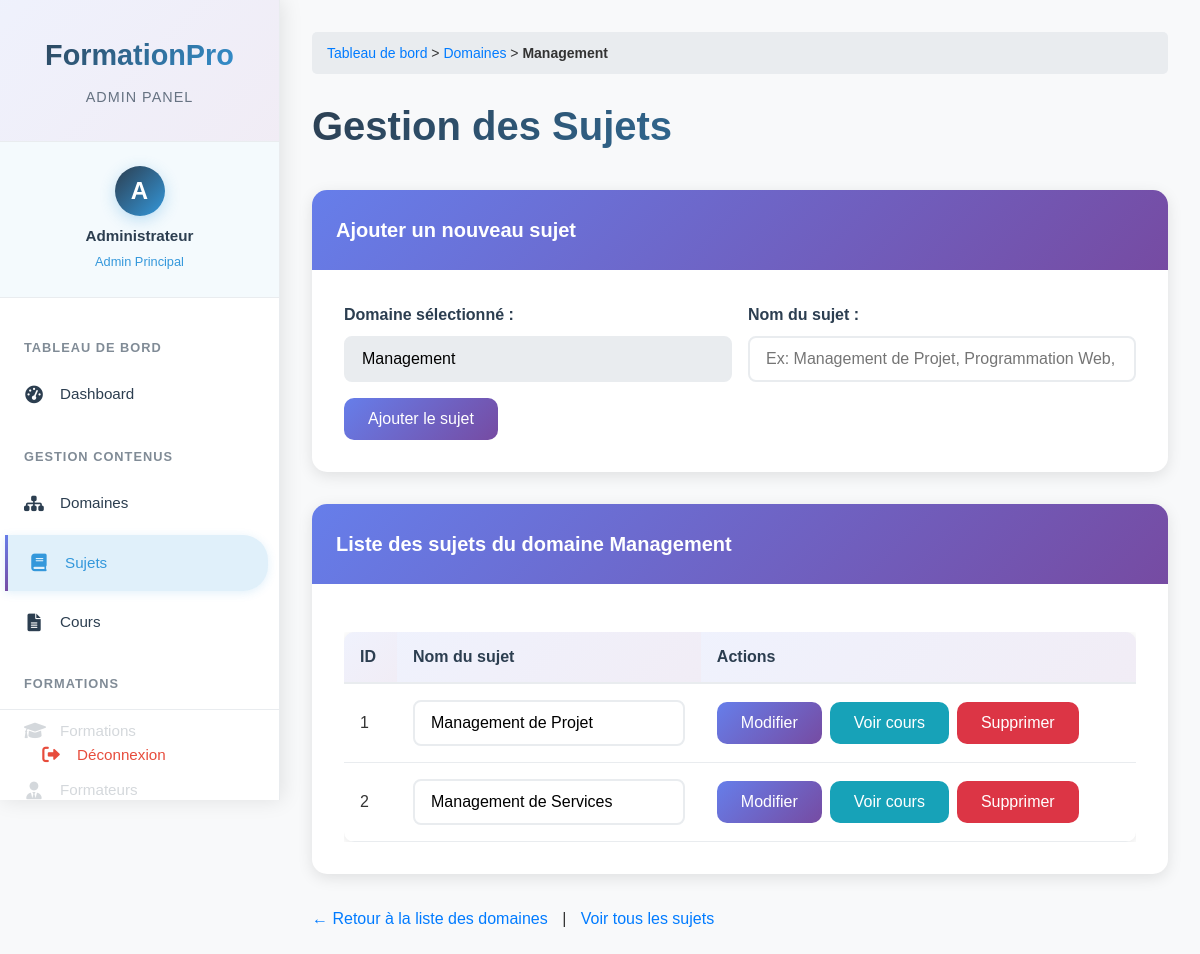
The app's page /pages/admin/sujet.php?domaine_id=1 (signed in) with its own data.
### tables this page shows
CREATE TABLE `domaines` (
  `id` int(11) NOT NULL,
  `nom_domaine` varchar(100) NOT NULL,
  `description` text DEFAULT NULL,
  `created_at` timestamp NOT NULL DEFAULT current_timestamp(),
  `updated_at` timestamp NOT NULL DEFAULT current_timestamp() ON UPDATE current_timestamp()
);

CREATE TABLE `sujets` (
  `id` int(11) NOT NULL,
  `nom_sujet` varchar(100) NOT NULL,
  `domaine_id` int(11) NOT NULL,
  `description` text DEFAULT NULL,
  `created_at` timestamp NOT NULL DEFAULT current_timestamp(),
  `updated_at` timestamp NOT NULL DEFAULT current_timestamp() ON UPDATE current_timestamp()
);

### pages/admin/functions.php (called while the page is built, shortened)
<?php
function getSujetsByDomaine($pdo, $domaineId) {
    $stmt = $pdo->prepare("
        SELECT s.*, d.nom_domaine
        FROM sujets s
        JOIN domaines d ON s.domaine_id = d.id
        WHERE s.domaine_id = ?
        ORDER BY s.nom_sujet
    ");
    $stmt->execute([$domaineId]);
    return $stmt->fetchAll(PDO::FETCH_ASSOC);
}
function getAllDomaines($pdo) {
    $stmt = $pdo->query("SELECT * FROM domaines ORDER BY nom_domaine");
    return $stmt->fetchAll(PDO::FETCH_ASSOC);
}

### pages/admin/sujet.php (the view, shortened to what this page needs)
<?php
require_once('../../includes/admin_sidebar.php');
require_once 'functions.php';
$conn = db_connect();
$domaineId = $_GET['domaine_id'] ?? null;
$domaineInfo = null;
if ($domaineId) {
    $stmt = $conn->prepare("SELECT * FROM domaines WHERE id = ?");
    $stmt->execute([$domaineId]);
    $domaineInfo = $stmt->fetch(PDO::FETCH_ASSOC);
}
$domaines = getAllDomaines($conn);
if ($domaineId) {
    $sujets = getSujetsByDomaine($conn, $domaineId);
} else {
    $sujets = getAllSujets($conn);
}
?>
<!DOCTYPE html>
<html lang="fr">
<head>
</head>
<body>
    <div class="main-content" id="mainContent">
        <div class="container">
            <?php if ($domaineInfo): ?>
                <div class="breadcrumb">
                    <a href="dashboard.php">Tableau de bord</a> >
                    <a href="domaines.php">Domaines</a> >
                    <strong><?= htmlspecialchars($domaineInfo['nom_domaine']) ?></strong>
                </div>
            <?php else: ?>
                <a href="dashboard.php" class="back-link">← Retour au tableau de bord</a>
            <?php endif; ?>
            <h1 class="page-title">Gestion des Sujets</h1>
            <div class="card">
                <div class="card-header">
                    Ajouter un nouveau sujet
                </div>
                <div class="card-body">
                    <form method="POST">
                        <div class="form-row">
                            <?php if (!$domaineInfo): ?>
                            <div class="form-group">
                                <label for="domaine_id" class="form-label">Domaine :</label>
                                <select class="form-select" id="domaine_id" name="domaine_id" required>
                                    <option value="">Sélectionnez un domaine</option>
                                    <?php foreach ($domaines as $domaine): ?>
                                        <option value="<?= $domaine['id'] ?>"><?= htmlspecialchars($domaine['nom_domaine']) ?></option>
                                    <?php endforeach; ?>
                                </select>
                            </div>
                            <?php else: ?>
                                <div class="form-group">
                                    <label class="form-label">Domaine sélectionné :</label>
                                    <input type="text" class="form-control" value="<?= htmlspecialchars($domaineInfo['nom_domaine']) ?>" readonly style="background-color: #e9ecef;">
                                </div>
                            <?php endif; ?>
                            <div class="form-group">
                                <label for="nom_sujet" class="form-label">Nom du sujet :</label>
                                <input type="text" class="form-control" id="nom_sujet" name="nom_sujet"
                                       placeholder="Ex: Management de Projet, Programmation Web, Marketing Digital..." required>
                            </div>
                        </div>
                        <button type="submit" class="btn btn-primary">Ajouter le sujet</button>
                    </form>
                </div>
            </div>
            <div class="card">
                <div class="card-header">
                    Liste des sujets<?= $domaineInfo ? ' du domaine ' . htmlspecialchars($domaineInfo['nom_domaine']) : '' ?>
                </div>
                <div class="card-body">
                    <?php if (empty($sujets)): ?>
                        <div class="alert alert-info">
                            Aucun sujet trouvé<?= $domaineInfo ? ' pour ce domaine' : '' ?>. Ajoutez le premier sujet ci-dessus.
                        </div>
                    <?php else: ?>
                        <div class="table-responsive">
                            <table class="table">
                                <thead>
                                    <tr>
                                        <th>ID</th>
                                        <th>Nom du sujet</th>
                                        <th>Actions</th>
                                    </tr>
                                </thead>
                                <tbody>
                                    <?php foreach ($sujets as $sujet): ?>
                                    <tr>
                                        <form method="POST">
                                            <td><?= $sujet['id'] ?></td>
                                            <td>
                                                <input type="text" class="form-control" name="nom_sujet"
                                                       value="<?= htmlspecialchars($sujet['nom_sujet']) ?>" required>
                                            </td>
                                            <td>
                                                <div style="display: flex; gap: 0.5rem;">
                                                    <button type="submit" name="action" value="modifier" class="btn btn-primary">
                                                        Modifier
                                                    </button>
                                                    <a href="cours.php?sujet_id=<?= $sujet['id'] ?>"
                                                       class="btn btn-info">
                                                        Voir cours
                                                    </a>
                                                    <button type="submit" name="action" value="supprimer"
                                                            class="btn btn-danger"
                                                            onclick="return confirm('Êtes-vous sûr de vouloir supprimer ce sujet ? Cette action supprimera aussi tous les cours et formations associés.');">
                                                        Supprimer
                                                    </button>
                                                </div>
                                            </td>
                                        </form>
                                    </tr>
                                    <?php endforeach; ?>
                                </tbody>
                            </table>
                        </div>
                    <?php endif; ?>
                </div>
            </div>
            <?php if ($domaineInfo): ?>
            <div style="margin-top: 20px;">
                <a href="domaines.php" class="back-link">← Retour à la liste des domaines</a>
                <span style="margin: 0 10px;">|</span>
                <a href="sujets.php" class="back-link">Voir tous les sujets</a>
            </div>
            <?php endif; ?>
        </div>
    </div>
</body>
</html>

### includes/admin_sidebar.php (style rules this page uses)
:root { --primary-color: #2c3e50; --secondary-color: #3498db; --dark-text: #2c3e50; --white: #ffffff; --light-gray: #f8f9fa; --border-color: #e9ecef; --gradient-primary: linear-gradient(135deg, #667eea 0%, #764ba2 100%); --gradient-secondary: linear-gradient(135deg, #f093fb 0%, #f5576c 100%); --sidebar-width: 280px; --hover-bg: rgba(52, 152, 219, 0.1); --active-bg: rgba(52, 152, 219, 0.15); --logout-color: #e74c3c; --logout-hover: #c0392b; }
* { margin: 0; padding: 0; box-sizing: border-box; }
body { font-family: 'Segoe UI', Tahoma, Geneva, Verdana, sans-serif; background: var(--light-gray); }
.main-content { margin-left: var(--sidebar-width); padding: 2rem; min-height: 100vh; background: var(--light-gray); transition: all 0.3s ease; }

### pages/admin/sujet.php (style rules this page uses)
* { margin: 0; padding: 0; box-sizing: border-box; }
body { font-family: 'Arial', sans-serif; background: #f8f9fa; color: #333; line-height: 1.6; }
.main-content { margin-left: 280px; padding: 2rem; min-height: 100vh; background: #f8f9fa; transition: all 0.3s ease; }
.container { max-width: 1200px; margin: 0 auto; }
.page-title { font-size: 2.5rem; margin-bottom: 2rem; background: linear-gradient(135deg, #2c3e50, #3498db); -webkit-background-clip: text; -webkit-text-fill-color: transparent; background-clip: text; font-weight: bold; }
.card { background: white; border-radius: 15px; box-shadow: 0 4px 15px rgba(0, 0, 0, 0.1); transition: all 0.3s ease; margin-bottom: 2rem; overflow: hidden; }
.card-header { background: linear-gradient(135deg, #667eea 0%, #764ba2 100%); color: white; padding: 1.5rem; font-size: 1.25rem; font-weight: 600; }
.card-body { padding: 2rem; }
.form-row { display: flex; flex-wrap: wrap; gap: 1rem; margin-bottom: 1rem; }
.form-group { flex: 1; min-width: 200px; }
.form-label { display: block; margin-bottom: 0.5rem; font-weight: 600; color: #2c3e50; }
.form-control, .form-select { width: 100%; padding: 0.75rem 1rem; border: 2px solid #e9ecef; border-radius: 8px; font-size: 1rem; transition: all 0.3s ease; background: white; }
.btn { padding: 0.75rem 1.5rem; border: none; border-radius: 10px; font-size: 1rem; font-weight: 500; cursor: pointer; transition: all 0.3s ease; display: inline-flex; align-items: center; gap: 0.5rem; text-decoration: none; }
.btn-primary { background: linear-gradient(135deg, #667eea 0%, #764ba2 100%); color: white; }
.btn-info { background: #17a2b8; color: white; }
.btn-danger { background: #dc3545; color: white; }
.table-responsive { overflow-x: auto; margin-top: 1rem; }
.table { width: 100%; border-collapse: collapse; background: white; border-radius: 10px; overflow: hidden; box-shadow: 0 2px 10px rgba(0, 0, 0, 0.1); }
.table th { background: linear-gradient(135deg, rgba(102, 126, 234, 0.1) 0%, rgba(118, 75, 162, 0.1) 100%); padding: 1rem; text-align: left; font-weight: 600; color: #2c3e50; border-bottom: 2px solid #e9ecef; }
.table td { padding: 1rem; border-bottom: 1px solid #e9ecef; vertical-align: middle; }
.back-link { display: inline-block; margin-bottom: 20px; color: #007bff; text-decoration: none; font-weight: 500; }
.breadcrumb { background: #e9ecef; padding: 10px 15px; border-radius: 5px; margin-bottom: 20px; font-size: 14px; }
.breadcrumb a { color: #007bff; text-decoration: none; }

### records on screen
domaines: nom_domaine "Management"
sujets: id "1", nom_sujet "Management de Projet"
sujets: id "2", nom_sujet "Management de Services"
